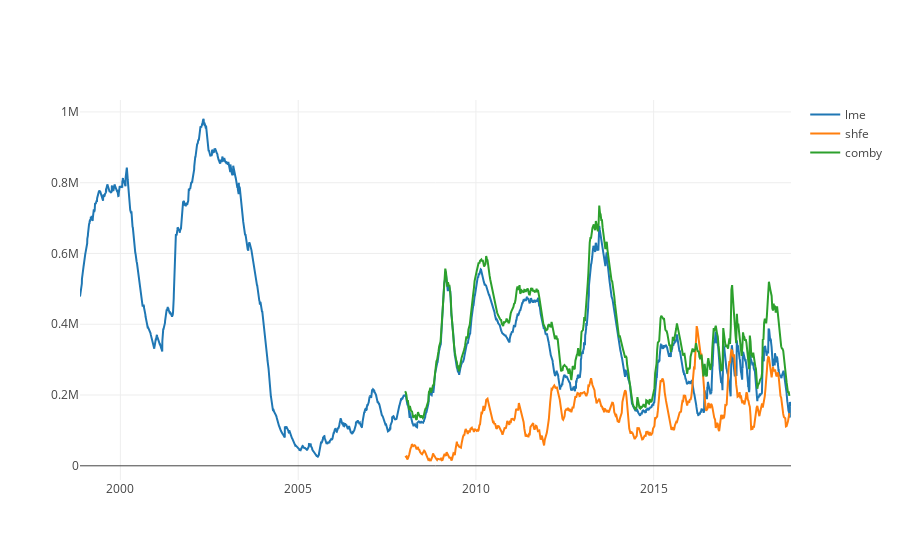

The notebook cell saved with this chart:
### Code cell
lme = pd.read_pickle('data/LME-stocks')
shfe = pd.read_pickle('data/SCF-warehouse-weekly')
px = pd.read_pickle('data/SCFc-fc-px')
comb = lme.volume + shfe.OnWarrant
comb = comb.dropna()

iplot(go.Figure([go.Scatter(x=lme.index, y=lme.volume, name='lme'),
                go.Scatter(x=shfe.index, y=shfe.Deliverable, name='shfe'),
                go.Scatter(x=comb.index, y=comb, name='comby'),
#                go.Scatter(x=px.index, y=px.SCFc01, yaxis='y2'),
                ],
               layout=go.Layout(yaxis2=dict(title='Spread', overlaying='y', side='right'))))

### Figure 1 — Plotly figure (JSON) as saved in the notebook; plotly's stock layout.template omitted (floating-point values rounded to 4 significant figures; data arrays with more than 128 entries replaced by an {"elided": "..."} marker saying what was removed)
{"data": [{"name": "lme", "type": "scatter", "uid": "7c6be9c0-e8d6-11e8-808e-acde48001122", "x": {"elided": "5218 str values"}, "y": {"elided": "5218 int values"}}, {"name": "shfe", "type": "scatter", "uid": "7c6beb28-e8d6-11e8-b1b1-acde48001122", "x": {"elided": "537 str values"}, "y": {"elided": "537 int values"}}, {"name": "comby", "type": "scatter", "uid": "7c6bebdc-e8d6-11e8-bd8b-acde48001122", "x": {"elided": "537 str values"}, "y": {"elided": "537 int values"}}], "layout": {"autosize": true, "xaxis": {"autorange": true, "range": ["1998-11-12", "2018-11-12"], "type": "date"}, "yaxis": {"autorange": true, "range": [-40140.0, 1034000.0], "type": "linear"}, "yaxis2": {"overlaying": "y", "side": "right", "title": "Spread"}}}
